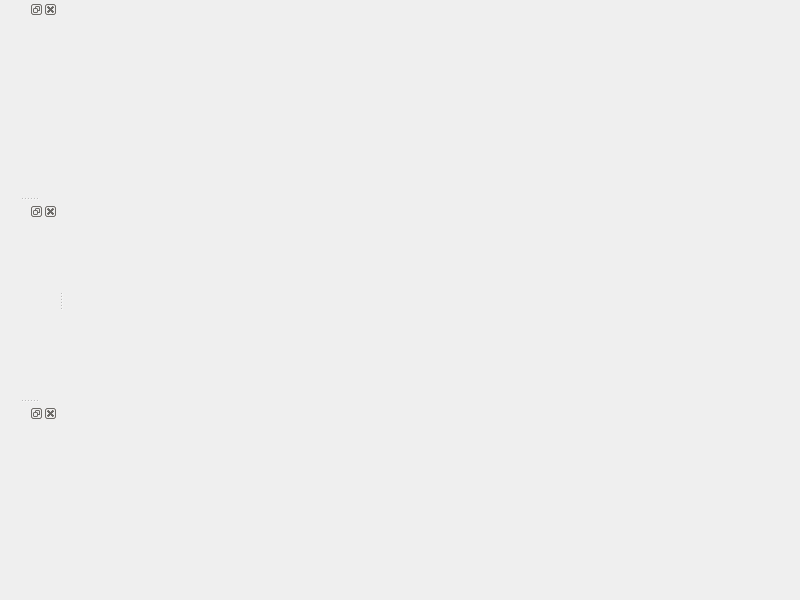
<?xml version="1.0" encoding="UTF-8"?>
<ui version="4.0">
 <class>RadialTabWidget</class>
 <widget class="QMainWindow" name="RadialTabWidget">
  <property name="geometry">
   <rect>
    <x>0</x>
    <y>0</y>
    <width>800</width>
    <height>600</height>
   </rect>
  </property>
  <property name="windowTitle">
   <string>TabWidget</string>
  </property>
  <property name="dockNestingEnabled">
   <bool>true</bool>
  </property>
  <widget class="QWidget" name="centralwidget">
   <widget class="QWidget" name="">
    <property name="geometry">
     <rect>
      <x>0</x>
      <y>0</y>
      <width>2</width>
      <height>2</height>
     </rect>
    </property>
    <layout class="QGridLayout" name="gridLayout"/>
   </widget>
  </widget>
  <widget class="QDockWidget" name="dockWidget_7">
   <attribute name="dockWidgetArea">
    <number>1</number>
   </attribute>
   <widget class="QWidget" name="dockWidgetContents_7">
    <widget class="QVTKWidget" name="qvtkWidget">
     <property name="geometry">
      <rect>
       <x>50</x>
       <y>120</y>
       <width>100</width>
       <height>100</height>
      </rect>
     </property>
    </widget>
   </widget>
  </widget>
  <widget class="QDockWidget" name="dockWidget_8">
   <attribute name="dockWidgetArea">
    <number>1</number>
   </attribute>
   <widget class="QWidget" name="dockWidgetContents_8">
    <widget class="QVTKWidget" name="qvtkWidget_2">
     <property name="geometry">
      <rect>
       <x>130</x>
       <y>10</y>
       <width>100</width>
       <height>100</height>
      </rect>
     </property>
    </widget>
   </widget>
  </widget>
  <widget class="QDockWidget" name="dockWidget_9">
   <attribute name="dockWidgetArea">
    <number>1</number>
   </attribute>
   <widget class="QWidget" name="dockWidgetContents_9">
    <widget class="QVTKWidget" name="qvtkWidget_3">
     <property name="geometry">
      <rect>
       <x>150</x>
       <y>0</y>
       <width>100</width>
       <height>100</height>
      </rect>
     </property>
    </widget>
   </widget>
  </widget>
 </widget>
 <customwidgets>
  <customwidget>
   <class>QVTKWidget</class>
   <extends>QWidget</extends>
   <header>QVTKWidget.h</header>
  </customwidget>
 </customwidgets>
 <resources/>
 <connections/>
</ui>
